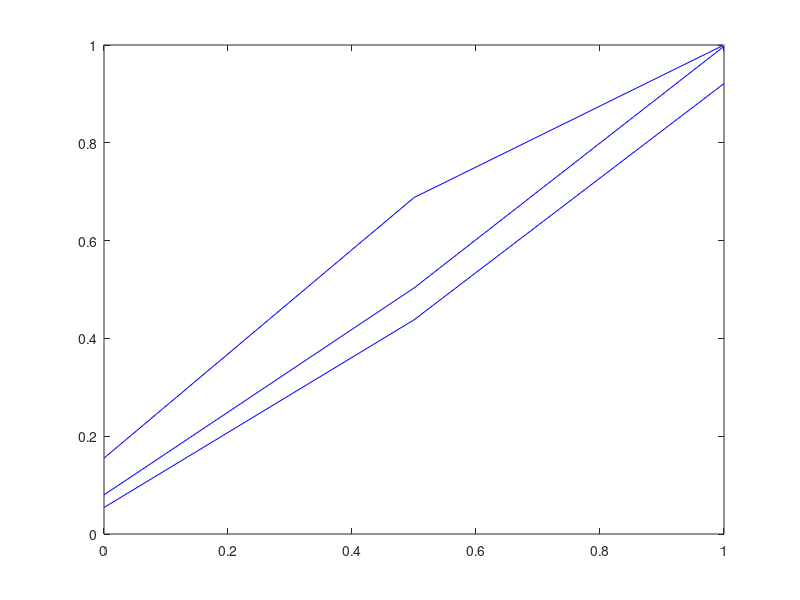

Source code (MATLAB):
zlayer = [1,2,3,4,5,6,7,8,9,10];

fp = [0.000656932
0.009898773
0.013467109
0.014557019
0.005098689
0.00296366
0.004912061
0.01843889
0.017558004
0.015512556
];

fn = [0
0.000238884
0.000156768
0.000515095
0.000544955
0.003023381
0.001463167
0.000373257
0
0
];

w1 = .75; 
barh(zlayer,fp,w1)
w2 = .5;
hold on
barh(zlayer,fn,w2)
hold off

legend('fp rate', 'fn rate')

%% gamma vs. gamma error

gamma = [0, .5, 1];

gamma_error_50per = [0.079983715	0.503098314	0.997203187];
gamma_error_25per = [0.054126489	0.437949321	0.921209225];
gamma_error_75per = [0.155152048	0.687969902	1];

plot(gamma,gamma_error_75per,'b',LineWidth=1);
hold on
plot(gamma,gamma_error_25per,'b',LineWidth=1);
hold on
plot(gamma,gamma_error_50per,'b',LineWidth=1);

%% gamma vs. brt error









